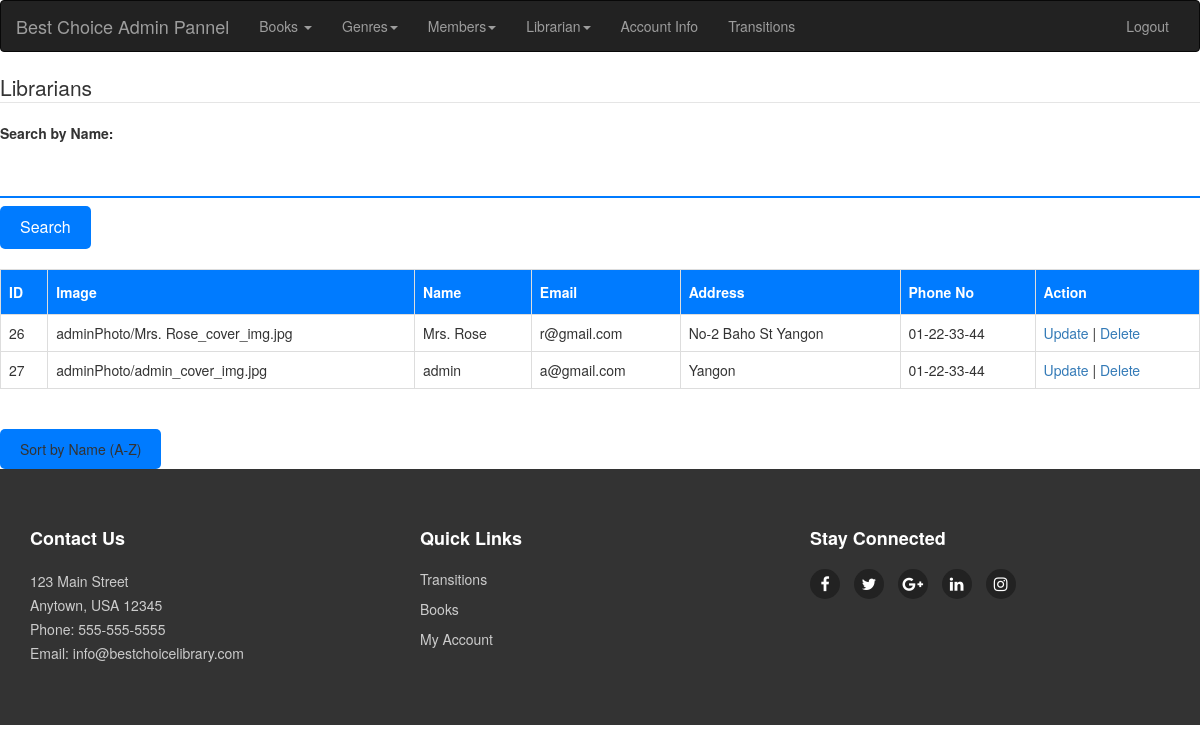
Page /librarianList.php (signed in) on the committed database.
### tables this page shows
CREATE TABLE `librarian` (
  `librarian_id` int(11) NOT NULL,
  `librarian_image` varchar(128) NOT NULL,
  `librarian_name` varchar(125) NOT NULL,
  `librarian_email` varchar(125) NOT NULL,
  `librarian_password` varchar(125) NOT NULL,
  `librarian_address` varchar(500) NOT NULL,
  `librarian_phonenumber` varchar(50) NOT NULL
);

### librarianList.php (the view, shortened to what this page needs)
<?php
	include('connection.php');
	include('header1.php');
 ?>
 <html>
 <head>
 </head>
 <body>
 	<form action="librarianList.php" method="POST">
 		<fieldset>
 			<legend>Librarians</legend>
 			<label for="search">Search by Name:</label>
	        <input type="text" name="search" id="search">
	        <input type="submit" name="submit" value="Search">
	        <br><br>
 			<table>
 				<tr>
 					<th>ID</th>
 					<th>Image</th>
 					<th>Name</th>
 					<th>Email</th>
 					<th>Address</th>
 					<th>Phone No</th>
 					<th>Action</th>
 				</tr>
 				<tr>
 					<?php
						$sort = isset($_POST['sortBtn']) ? $_POST['sortBtn'] : '';
						if ($sort == 'asc') {
							$select="SELECT * FROM librarian ORDER BY librarian_name ASC";
						} else {
							$select="SELECT * FROM librarian";
						}
						$query=mysqli_query($connect, $select);
						$count=mysqli_num_rows($query);
						for($i=0;$i<$count;$i++)
						{
							$data=mysqli_fetch_array($query);
							$librarianID=$data['librarian_id'];
							$librarianImage=$data['librarian_image'];
							$librarianName=$data['librarian_name'];
							$librarianEmail=$data['librarian_email'];
							$librarianAddress=$data['librarian_address'];
							$librarianPhoneNumber=$data['librarian_phonenumber'];
							echo "<tr>
								<td>$librarianID</td>
								<td>$librarianImage</td>
								<td>$librarianName</td>
								<td>$librarianEmail</td>
								<td>$librarianAddress</td>
								<td>$librarianPhoneNumber</td>
								<td>
								<a href='manageLibrarianUpdate.php?uit=$librarianID'>Update</a> |
								<a href='manageLibrarianDelete.php?did=$librarianID'>Delete</a>
								</td>
								</tr>";
						}
 					?>
 				</tr>
 			</table>
 			<br>
 			<button type="submit" name="sortBtn" value="asc">Sort by Name (A-Z)</button>
 		</fieldset>
 	</form>
 </body>
 </html>
 <?php
include('footer1.php');

### css/style.css (style rules this page uses)
button, input[type=submit], input[type=reset] { background-color: #007bff; border: none; color: #fff; padding: 10px 20px; border-radius: 5px; font-size: 16px; cursor: pointer; }
input[type=text], input[type=password], input[type=email], input[type=tel], select { width: 100%; padding: 10px; margin: 8px 0; box-sizing: border-box; border: none; border-bottom: 2px solid #007bff; outline: none; background-color: transparent; }
table { width: 100%; border-collapse: collapse; margin-bottom: 20px; }
table td, table th { border: 1px solid #ddd; padding: 8px; }
table th { padding-top: 12px; padding-bottom: 12px; text-align: left; background-color: #007bff; color: white; font-weight: bold; }

### rows in the picture
librarian: librarian_id "26", librarian_image "adminPhoto/Mrs. Rose_cover_img.jpg", librarian_name "Mrs. Rose", librarian_email "r@gmail.com", librarian_address "No-2 Baho St Yangon", librarian_phonenumber "01-22-33-44"
librarian: librarian_id "27", librarian_image "adminPhoto/admin_cover_img.jpg", librarian_name "admin", librarian_email "a@gmail.com", librarian_address "Yangon", librarian_phonenumber "01-22-33-44"
